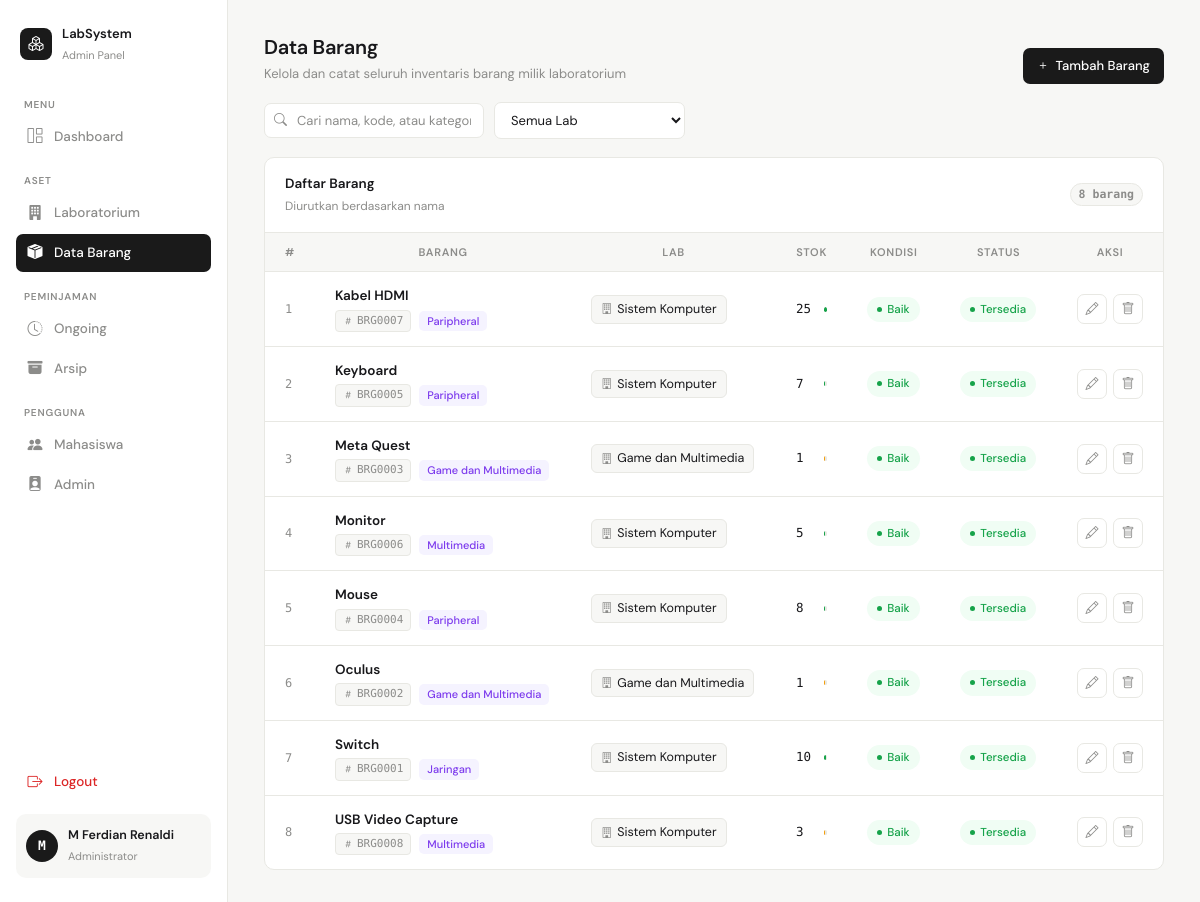
Screenshot of /admin/barang/data_barang.php (signed in) with the database file from the repository.
### tables this page shows
CREATE TABLE `data_barang` (
  `id_barang` int NOT NULL,
  `id_lab` int NOT NULL COMMENT 'FK ke data_lab.id_lab',
  `kode_barang` varchar(30) NOT NULL COMMENT 'Kode/inventaris unik barang',
  `nama_barang` varchar(100) NOT NULL,
  `kategori` varchar(50) DEFAULT NULL COMMENT 'Contoh: Elektronik, Furnitur, Alat Praktikum',
  `stok` int NOT NULL DEFAULT '0',
  `kondisi` enum('baik','rusak','perbaikan') NOT NULL DEFAULT 'baik',
  `status` enum('availabel','tidak availabel') NOT NULL DEFAULT 'availabel',
  `keterangan` text,
  `created_at` timestamp NOT NULL DEFAULT CURRENT_TIMESTAMP,
  `updated_at` timestamp NOT NULL DEFAULT CURRENT_TIMESTAMP ON UPDATE CURRENT_TIMESTAMP
);

CREATE TABLE `data_lab` (
  `id_lab` int NOT NULL,
  `nama_lab` varchar(100) NOT NULL,
  `lokasi` varchar(100) DEFAULT NULL,
  `stok` int NOT NULL,
  `jumlah_kursi` int NOT NULL DEFAULT '40',
  `jumlah_meja` int NOT NULL DEFAULT '40',
  `status` enum('availabel','not available') NOT NULL
);

### admin/barang/data_barang.php (the view, shortened to what this page needs)
<?php
require_once __DIR__ . '/../../config/koneksi.php';
$filterLab = isset($_GET['id_lab']) && $_GET['id_lab'] !== '' ? $_GET['id_lab'] : null;
if ($filterLab !== null) {
    $stmt = mysqli_prepare($koneksi,
        "SELECT b.*, l.nama_lab
         FROM data_barang b
         JOIN data_lab l ON b.id_lab = l.id_lab
         WHERE b.id_lab = ?
         ORDER BY b.nama_barang ASC");
    mysqli_stmt_bind_param($stmt, "s", $filterLab);
    mysqli_stmt_execute($stmt);
    $query = mysqli_stmt_get_result($stmt);
} else {
    $query = mysqli_query($koneksi,
        "SELECT b.*, l.nama_lab
         FROM data_barang b
         JOIN data_lab l ON b.id_lab = l.id_lab
         ORDER BY b.nama_barang ASC");
}
?>
<!DOCTYPE html>
<html lang="id">
<head>
<link href="https://cdn.jsdelivr.net/npm/bootstrap-icons/font/bootstrap-icons.css" rel="stylesheet">
</head>
<body>
<aside class="sidebar" id="sidebar">
    <div class="sidebar-logo">
        <div class="logo-icon"><i class="bi bi-boxes"></i></div>
        <div class="sidebar-logo-text">
            <strong>LabSystem</strong>
            <span>Admin Panel</span>
        </div>
    </div>
    <p class="nav-section">Menu</p>
        <ul style="list-style:none;padding:0;margin:0">
            <li class="nav-item">
                <a class="nav-link" href="../dashboard.php">
                    <i class="bi bi-grid-1x2"></i> Dashboard
                </a>
            </li>
        </ul>
        <p class="nav-section">Aset</p>
        <ul style="list-style:none;padding:0;margin:0">
            <li class="nav-item">
                <a class="nav-link " href="../lab/data_lab.php">
                    <i class="bi bi-building-fill"></i> Laboratorium
                </a>
            </li>
            <li class="nav-item">
                <a class="nav-link active" href="data_barang.php">
                    <i class="bi bi-box-seam-fill"></i> Data Barang
                </a>
            </li>
        </ul>
        <p class="nav-section">Peminjaman</p>
        <ul style="list-style:none;padding:0;margin:0">
            <li class="nav-item">
                <a class="nav-link" href="../peminjaman/riwayat_pinjam.php">
                    <i class="bi bi-clock-history"></i> Ongoing
                </a>
            </li>
            <li class="nav-item">
                <a class="nav-link" href="../peminjaman/arsip_peminjaman.php">
                    <i class="bi bi-archive-fill"></i> Arsip
                </a>
            </li>
        </ul>
        <p class="nav-section">Pengguna</p>
        <ul style="list-style:none;padding:0;margin:0">
            <li class="nav-item">
                <a class="nav-link" href="../mahasiswa/data_mhs.php">
                    <i class="bi bi-people-fill"></i> Mahasiswa
                </a>
            </li>
            <li class="nav-item">
                <a class="nav-link" href="../akun_admin/data_admin.php">
                    <i class="bi bi-person-badge-fill"></i> Admin
                </a>
            </li>
        </ul>
        <div style="flex:1"></div>
        <ul style="list-style:none;padding:0;margin:0 0 12px">
            <li class="nav-item">
                <a class="nav-link danger" href="../../auth/logout.php" onclick="return confirm('Yakin ingin logout?')">
                    <i class="bi bi-box-arrow-right"></i> Logout
                </a>
            </li>
        </ul>
    <div class="sidebar-user">
        <div class="avatar"><?= strtoupper(substr($_SESSION['user']['nama'], 0, 1)) ?></div>
        <div class="sidebar-user-info">
            <strong><?= htmlspecialchars($_SESSION['user']['nama']) ?></strong>
            <span>Administrator</span>
        </div>
    </div>
</aside>
<main class="main">
    <div class="page-header">
        <div class="page-header-left">
            <h1>Data Barang</h1>
            <p>Kelola dan catat seluruh inventaris barang milik laboratorium</p>
        </div>
        <a href="tambah_data_barang.php<?= $filterLab !== null ? '?id_lab=' . urlencode($filterLab) : ''; ?>" class="btn-primary">
            <i class="bi bi-plus"></i>
            <span>Tambah Barang</span>
        </a>
    </div>
    <div class="toolbar">
        <div class="search-wrap">
            <input type="text" class="search-input" id="searchInput" placeholder="Cari nama, kode, atau kategori barang…">
        </div>
        <select class="filter-select" id="labFilterSelect" onchange="if(this.value){window.location='data_barang.php?id_lab='+encodeURIComponent(this.value);}else{window.location='data_barang.php';}">
            <option value="">Semua Lab</option>
        </select>
    </div>
    <div class="card">
        <div class="card-header">
            <div class="card-header-left">
                <h2>Daftar Barang</h2>
                <span>Diurutkan berdasarkan nama</span>
            </div>
            <span class="count-chip" id="rowCount">—</span>
        </div>
        <div class="table-wrap">
            <table>
                <thead>
                    <tr>
                        <th style="width:48px">#</th>
                        <th>Barang</th>
                        <th>Lab</th>
                        <th>Stok</th>
                        <th>Kondisi</th>
                        <th>Status</th>
                        <th style="width:100px">Aksi</th>
                    </tr>
                </thead>
                <tbody id="tableBody">
                <?php
                $no = 1;
                if (mysqli_num_rows($query) > 0):
                    while ($barang = mysqli_fetch_assoc($query)):
                        $badgeStatus = $barang['status'] === 'availabel' ? 'badge-available' : 'badge-unavailable';
                        $statusText  = $barang['status'] === 'availabel' ? 'Tersedia' : 'Tidak Tersedia';
                        $badgeKondisi = 'badge-' . $barang['kondisi'];
                        $kondisiText  = ucfirst($barang['kondisi']);
                        $stok = (int)$barang['stok'];
                        $barClass = $stok <= 0 ? 'empty' : ($stok <= 3 ? 'low' : '');
                        $barPct = min(100, ($stok / 20) * 100);
                ?>
                    <tr>
                        <td class="row-num"><?= $no++; ?></td>
                        <td>
                            <div class="item-cell">
                                <span class="item-name"><?= htmlspecialchars($barang['nama_barang']); ?></span>
                                <div class="item-meta">
                                    <span class="meta-tag">
                                        <i class="bi bi-hash"></i>
                                        <?= htmlspecialchars($barang['kode_barang']); ?>
                                    </span>
                                    <?php if (!empty($barang['kategori'])): ?>
                                    <span class="tag-kategori"><?= htmlspecialchars($barang['kategori']); ?></span>
                                    <?php endif; ?>
                                </div>
                            </div>
                        </td>
                        <td>
                            <a class="lab-link" href="data_barang.php?id_lab=<?= urlencode($barang['id_lab']); ?>">
                                <i class="bi bi-building"></i> <?= htmlspecialchars($barang['nama_lab']); ?>
                            </a>
                        </td>
                        <td>
                            <div class="stok-bar-wrap">
                                <span class="stok-num"><?= $stok; ?></span>
                                <div class="stok-bar">
                                    <div class="stok-bar-fill <?= $barClass; ?>" style="width:<?= $barPct; ?>%"></div>
                                </div>
                            </div>
                        </td>
                        <td>
                            <span class="badge <?= $badgeKondisi; ?>"><?= $kondisiText; ?></span>
                        </td>
                        <td>
                            <span class="badge <?= $badgeStatus; ?>"><?= $statusText; ?></span>
                        </td>
                        <td>
                            <div class="action-buttons">
                                <a href="edit_data_barang.php?id=<?= urlencode($barang['id_barang']); ?>"
                                   class="btn-action btn-edit" title="Edit Barang">
                                    <i class="bi bi-pencil"></i>
                                </a>
                                <a href="hapus_data_barang.php?id=<?= urlencode($barang['id_barang']); ?><?= $filterLab !== null ? '&id_lab=' . urlencode($filterLab) : ''; ?>"
                                   class="btn-action btn-delete" title="Hapus Barang"
                                   onclick="return confirm('Yakin ingin menghapus barang \'<?= htmlspecialchars(addslashes($barang['nama_barang'])); ?>\'? Tindakan ini tidak dapat dibatalkan.')">
                                    <i class="bi bi-trash"></i>
                                </a>
                            </div>
                        </td>
                    </tr>
                <?php endwhile; endif; ?>
                </tbody>
            </table>
        </div>
    </div>
</main>
</body>
</html>

### rows the page displays
data_barang: nama_barang "Kabel HDMI", kode_barang "BRG0007", kategori "Paripheral", id_lab.nama_lab "Sistem Komputer", stok "25", kondisi "Baik", status "Tersedia"
data_barang: nama_barang "Keyboard", kode_barang "BRG0005", kategori "Paripheral", id_lab.nama_lab "Sistem Komputer", stok "7", kondisi "Baik", status "Tersedia"
data_barang: nama_barang "Meta Quest", kode_barang "BRG0003", kategori "Game dan Multimedia", id_lab.nama_lab "Game dan Multimedia", stok "1", kondisi "Baik", status "Tersedia"
data_barang: nama_barang "Monitor", kode_barang "BRG0006", kategori "Multimedia", id_lab.nama_lab "Sistem Komputer", stok "5", kondisi "Baik", status "Tersedia"
data_barang: nama_barang "Mouse", kode_barang "BRG0004", kategori "Paripheral", id_lab.nama_lab "Sistem Komputer", stok "8", kondisi "Baik", status "Tersedia"
data_barang: nama_barang "Oculus", kode_barang "BRG0002", kategori "Game dan Multimedia", id_lab.nama_lab "Game dan Multimedia", stok "1", kondisi "Baik", status "Tersedia"
data_barang: nama_barang "Switch", kode_barang "BRG0001", kategori "Jaringan", id_lab.nama_lab "Sistem Komputer", stok "10", kondisi "Baik", status "Tersedia"
data_barang: nama_barang "USB Video Capture", kode_barang "BRG0008", kategori "Multimedia", id_lab.nama_lab "Sistem Komputer", stok "3", kondisi "Baik", status "Tersedia"

### other values shown
substr($_SESSION['user']['nama'], 0, 1) "M"
$_SESSION['user']['nama'] "M Ferdian Renaldi"
